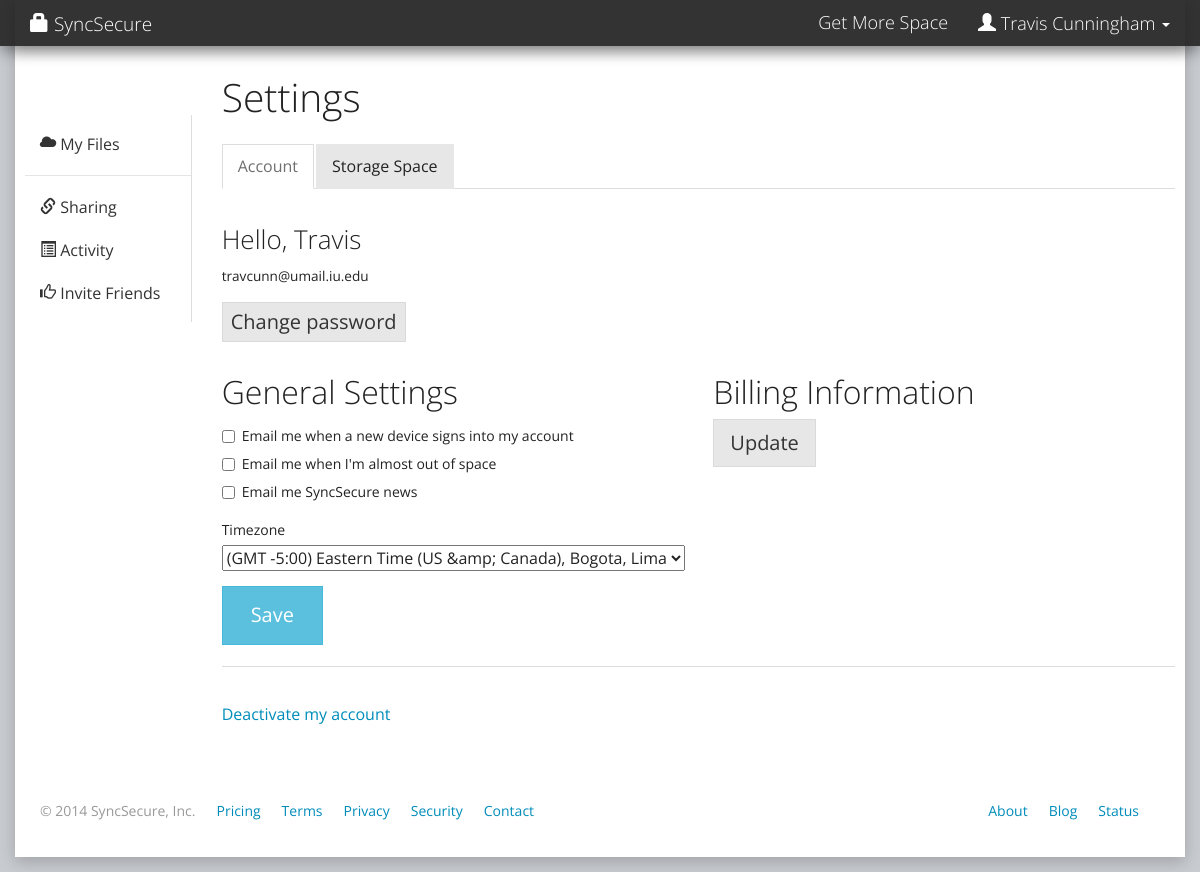
The app's page /settings/account (signed in), older data.
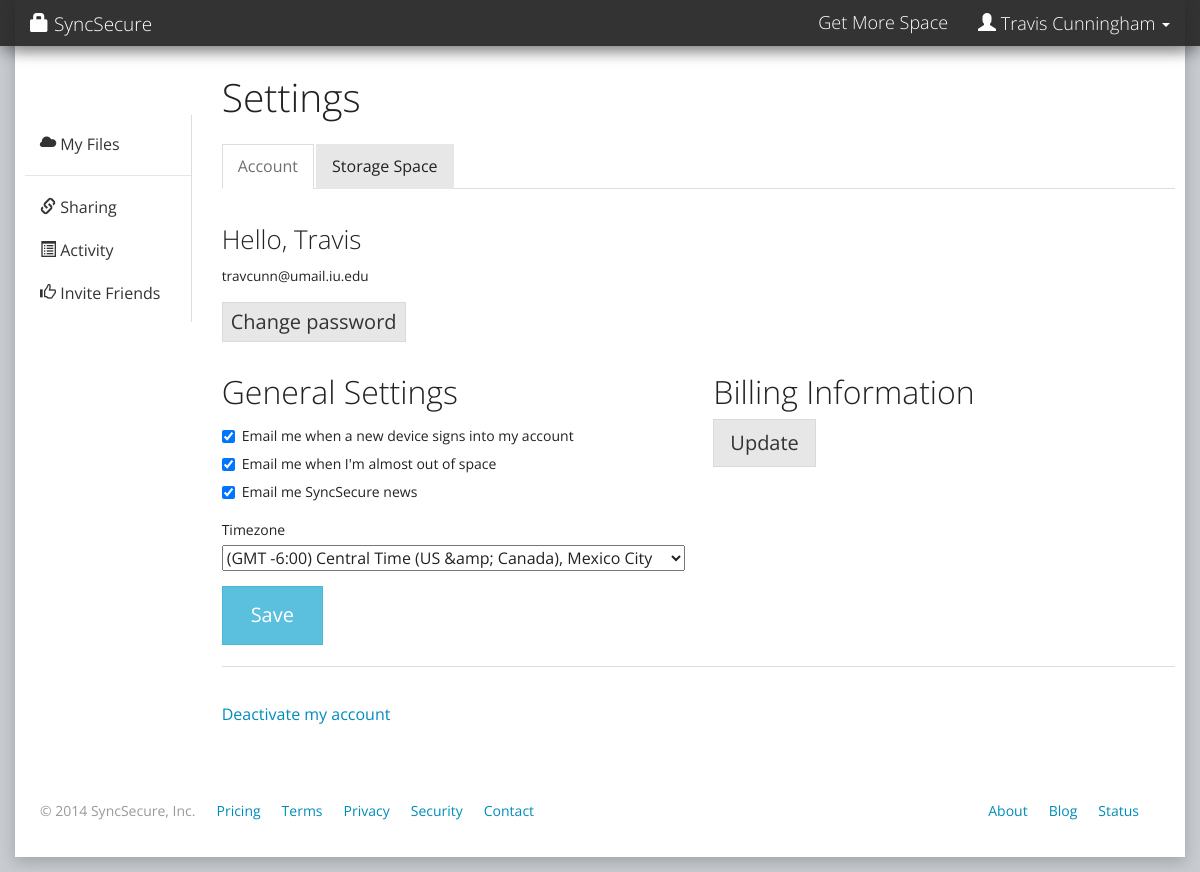
The same page, newer data.
### app/models.py (models this page shows, shortened)
class User(db.Model):
    __tablename__ = 'user'
    id = db.Column(db.Integer, primary_key=True)
    first_name = db.Column(db.String(96))
    last_name = db.Column(db.String(72))
    email = db.Column(db.String(80), unique=True)
    __password = deferred(db.Column(db.String(96)))
    creation_date = deferred(db.Column(db.DateTime))
    verification = db.Column(db.String(40))
    storage_root_id = db.Column(db.Integer, db.ForeignKey('folder.id'))
    storage_root = db.relationship('Folder', lazy=True, uselist=False)
    storage_plan_id = db.Column(db.Integer, db.ForeignKey('storageplan.id'))
    storage_plan = db.relationship('StoragePlan', lazy=True, uselist=False)
    usage = db.relationship('Usage', lazy=True, uselist=False)
    billing_address = db.relationship('BillingAddress', lazy=True,
                                      uselist=False)
    settings = db.relationship('Settings', lazy=True, uselist=False)
    file_shares = db.relationship('FileShare', lazy=True, uselist=True)
    folder_shares = db.relationship('FolderShare', lazy=True, uselist=True)
    def is_authenticated(self):
        return True
    @cache.memoize(600)
    def get_email(self):
        return self.email
    @cache.memoize(600)
    def get_name(self):
        return "%s %s" % (self.first_name, self.last_name)
    @cache.memoize(600)
    def get_first_name(self):
        return self.first_name

class Settings(db.Model):
    __tablename__ = 'settings'
    id = db.Column(db.Integer, primary_key=True)
    user_id = db.Column(db.Integer, db.ForeignKey('user.id'))
    new_device_email = db.Column(db.Boolean, default=True)
    almost_out_of_space_email = db.Column(db.Boolean, default=True)
    syncsecure_news_email = db.Column(db.Boolean, default=True)
    timezone = db.Column(db.Float, default=-6.0)

### app/settings/views.py (the view)
@mod.route('/')
@mod.route('/account')
@login_required
@storage_plan_required
def account():
    user_settings = g.user.settings
    g_settings_form = GeneralSettingsForm(timezone=float(user_settings.timezone))
    g_settings_form.new_device_email.data = user_settings.new_device_email
    g_settings_form.almost_out_of_space_email.data = user_settings.almost_out_of_space_email
    g_settings_form.syncsecure_news_email.data = user_settings.syncsecure_news_email
    change_password_form = ChangePasswordForm()
    return render_template("settings/settings-account.html",
                           general_settings_form=g_settings_form,
                           change_password_form=change_password_form)

### app/settings/forms.py
class GeneralSettingsForm(Form):
    new_device_email = BooleanField('Email me when a new device signs into my account')
    almost_out_of_space_email = BooleanField("Email me when I'm almost out of space")
    syncsecure_news_email = BooleanField('Email me SyncSecure news')
    timezone = SelectField('Timezone', choices=timezone_choices)

class ChangePasswordForm(Form):
    new_password = PasswordField('New password', [Required(),
                        EqualTo('confirm', message='Passwords must match')])
    confirm = PasswordField('Repeat password')

### app/home/views.py (called while the page is built)
def storage_plan_required(func):
    @wraps(func)
    def decorated_view(*args, **kwargs):
        if g.user is not None and g.user.is_authenticated():
            verification = g.user.verification
            if verification == 'select_plan':
                return redirect(url_for('logged_out.select_storage_plan'))
            elif verification == 'verified':
                return func(*args, **kwargs)
            else:
                return redirect(url_for('logged_out.verify_email'))
        else:
            return func(*args, **kwargs)
    return decorated_view

### app/models.py (called while the page is built)
    @cache.memoize(30)
    def percent_used(self):
        return self.percent_used_no_cache()

    def percent_used_no_cache(self):
        user = User.query.filter(User.id==self.user_id).first()
        max_storage = user.storage_plan.space
        percent = (float(self.used_space)/max_storage) * 100
        return "%.2f" % (percent)

    @cache.memoize(30)
    def to_gb(self):
        return float(self.space)/pow(1024, 3)

### app/views.py (called while the page is built)
@login_manager.user_loader
def load_user(id):
    return User.query.get(int(id))

@app.before_request
def before_request():
    g.user = current_user

### app/templates/settings/settings-account.html (shortened to what this page needs)
{% extends "layout.html" %}
{% block topnavbar %}
<ul class="nav navbar-nav navbar-right">
  <li><a href="/upgrade">Get More Space</a></li>
  <li class="dropdown">
    <a class="dropdown-toggle" data-toggle="dropdown" href="#" id="user-drop">
        <span class="glyphicon glyphicon-user"></span> {{ g.user.get_name() }}
        <span class="caret"></span>
    </a>
  </li>
</ul>
{% endblock %}
{% block body %}
<div class="row inner-content">
<div class="col-lg-2 col-sm-3 col-xs-12">
  <div class="row">
    <div class="col-xs-12">
  <nav class="nav-sidebar">
    <ul class="nav">
      <li><a href="/home"><span class="glyphicon glyphicon-cloud"></span> My Files</a></li>
      <li class="nav-divider"></li>
      <li><a href="/sharing"><span class="glyphicon glyphicon-link"></span> Sharing</a></li>
      <li><a href="/activity" class="menu-item-fade"><span class="glyphicon glyphicon-list-alt"></span> Activity</a></li>
      <li><a href="/invite"><span class="glyphicon glyphicon-thumbs-up"></span> Invite Friends</a></li>
    </ul>
  </nav>
  </div>
  </div>
</div>
<div class="col-lg-10 col-sm-9 col-xs-12 right-content-settings">
    <h1>Settings</h1>
    <div class="top-spacing">
    <ul class="nav nav-tabs">
        <li class="active"><a href="/settings/account">Account</a></li>
        <li><a href="/settings/storage">Storage Space</a></li>
    </ul>
</div>
    <div class="row top-spacing">
        <div class="col-lg-6">
            <h3>Hello, {{ g.user.get_first_name() }}</h3>
            <small>{{ g.user.get_email() }}</small>
            <p class="top-spacing">
            <a href="#passwordModal" data-toggle="modal" data-target="#passwordModal" class="btn btn-xs btn-default">Change password</a>
            </p>
        </div>
         <div class="col-lg-6 top-spacing text-left">
                     </div>
    </div>
    <div class="row">
        <div class="col-sm-6">
            <div class="row">
                <div class="col-lg-12">
                    <h2>General Settings</h2>
<form class="form-horizontal" role="form" method="POST" action="{{ url_for('settings.save_general_settings') }}">
<div class="checkbox">
    {{ general_settings_form.new_device_email }}
    {{ general_settings_form.new_device_email.label }}
</div>
<div class="checkbox">
    {{ general_settings_form.almost_out_of_space_email }}
    {{ general_settings_form.almost_out_of_space_email.label }}
</div>
<div class="checkbox">
    {{ general_settings_form.syncsecure_news_email }}
    {{ general_settings_form.syncsecure_news_email.label }}
</div>
<div class="top-spacing">
    {{ general_settings_form.timezone.label }}
    {{ general_settings_form.timezone }}
</div>
<div class="top-spacing">
    <button type="submit" class="btn btn-info">Save</button>
</div>
</form>
                </div>
            </div>
        </div>
        <div class="col-sm-6">
            <div class="row">
                <div class="col-lg-12">
                    <h2>Billing Information</h2>
                </div>
            </div>
            <div class="row">
                <div class="col-lg-12">
                    <button type="button" class="btn btn-sm btn-default">Update</button>
                </div>
            </div>
        </div>
    </div>
    <hr>
            <div class="row top-spacing">
                <div class="col-sm-6">
                    <p><a href="/deactivate">Deactivate my account</a></p>
                </div>
            </div>
</div>
</div>
</div>
{% endblock %}

### app/templates/layout.html (shortened to what this page needs)
<!DOCTYPE HTML PUBLIC "-//W3C//DTD HTML 4.01//EN">
<html>
  <head>
    <link href="/static/css/bootstrap.css" rel="stylesheet">
    <link href="/static/css/bootswatch.min.css" rel="stylesheet">
    <link href="/static/css/application.css" rel="stylesheet">
  </head>
  <body>
    <div class="navbar navbar-default navbar-fixed-top">
      <div class="container">
        <div class="navbar-header">
          <a href="../" class="navbar-brand"><span class="glyphicon glyphicon-lock"></span> SyncSecure</a>
        </div>
        <div class="navbar-collapse collapse" id="navbar-main">
          {% block topnavbar %}{% endblock %}
        </div>
      </div>
    </div>
    <div class="container">
      <div class="page-contents">
        {% block body %}{% endblock %}
        <div class="footer">
        <footer>
          <div class="row">
          <div class="col-lg-12">
            <ul class="list-unstyled">
              <li class="pull-right"><a href="#">Status</a></li>
              <li class="pull-right"><a href="#">Blog</a></li>
              <li class="pull-right"><a href="#">About</a></li>
              <li>&copy; 2014 SyncSecure, Inc.</li>
              <li><a href="#">Pricing</a></li>
              <li><a href="#">Terms</a></li>
              <li><a href="#">Privacy</a></li>
              <li><a href="#">Security</a></li>
              <li><a href="#">Contact</a></li>
            </ul>
          </div>
        </div>
      </footer>
      </div>
      </div>
  </body>
</html>

### app/static/css/application.css (style rules this page uses)
body { background-color: #C8CBD0; margin-top:-15px; font-size:16px; }
footer { margin: 0px; }
label { font-size: 14px; }
.container { box-shadow: 0px 5px 15px rgba(0, 0, 0, 0.2); }
.footer { background-color: #FFFFFF; color: #999999; font-size: 14px; margin-left: -15px; margin-right: -15px; margin-bottom: 0px; padding: 50px 25px 15px 25px; }
.navbar { font-size: 18px; box-shadow: 0px 5px 15px rgba(0, 0, 0, 0.4); }
.page-contents { background-color: #FFFFFF; padding: 20px 10px 15px 10px; margin-left: -15px; margin-right: -15px; }
.inner-content { padding-top:0px; }
.top-spacing { padding-top:15px; }
.nav-sidebar { width: 100%; padding: 8px 0; border-right: 1px solid #ddd; margin-top:60px; }
.nav-sidebar a { color: #333; -webkit-transition: all 0.08s linear; -moz-transition: all 0.08s linear; -o-transition: all 0.08s linear; transition: all 0.08s linear; -webkit-border-radius: 4px 0 0 4px; -moz-border-radius: 4px 0 0 4px; border-radius: 4px 0 0 4px; }
.btn { font-size: 20px; }

Row changes from the older to the newer data that the page shows:
changed Settings: new_device_email "☐" → "☑"; almost_out_of_space_email "☐" → "☑"; syncsecure_news_email "☐" → "☑"; timezone "(GMT -5:00) Eastern Time (US &amp; Canada), Bogota, Lima" → "(GMT -6:00) Central Time (US &amp; Canada), Mexico City"
